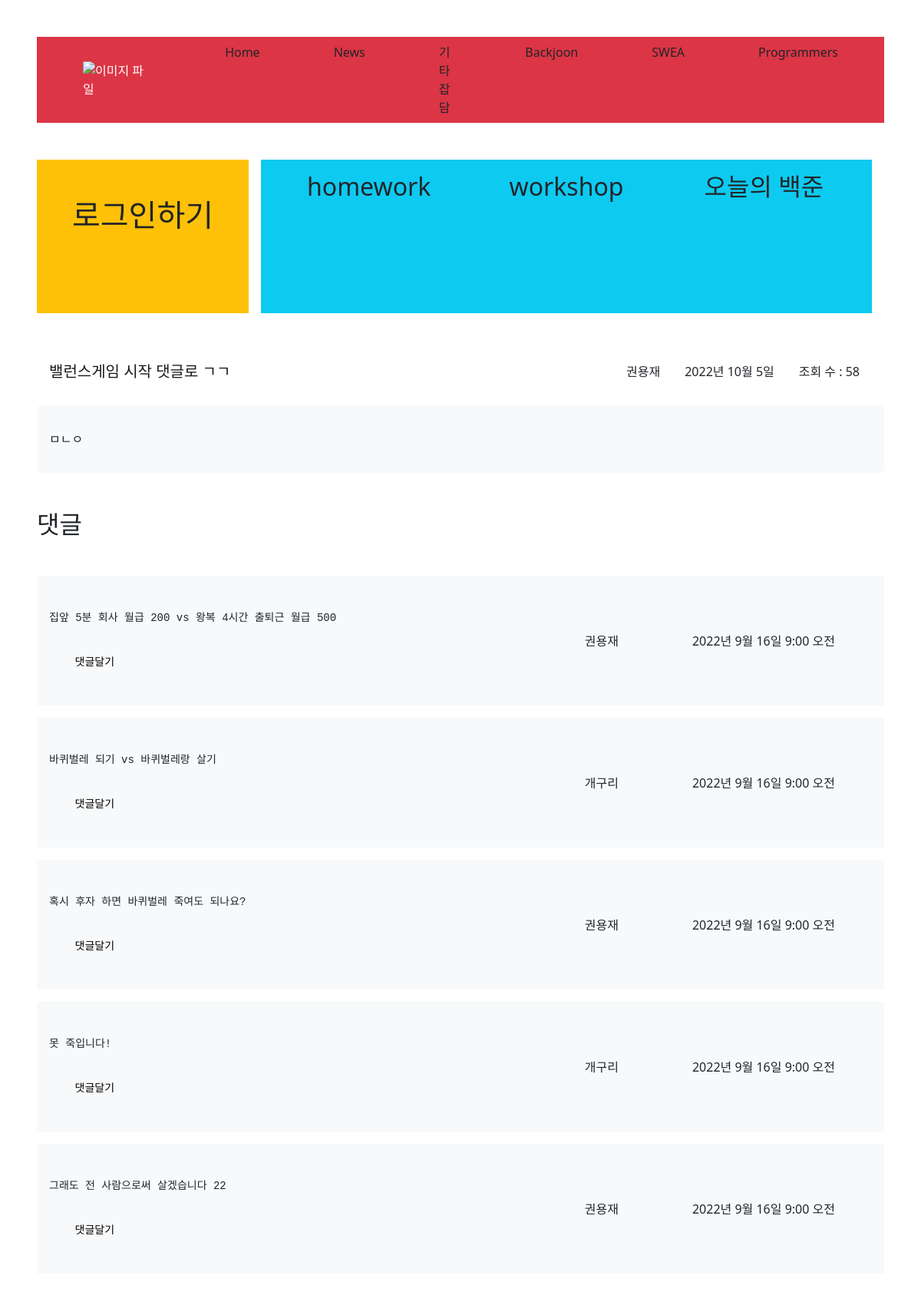
Screenshot of /50/detail/ with the database file from the repository.
### articles/models.py (models this page shows)
class ArticleModel(models.Model):
    variety_1 = (
              ('Backjoon', 'Backjoon'),
              ('SWEA', 'SWEA'),
              ('Programmers', 'Programmers'),
              ('else', 'else'),
    )
    username = models.CharField(max_length=30)
    title = models.CharField(max_length= 30)
    content = models.TextField()
    release_date = models.DateField(auto_now = True)
    update_date = models.DateField(auto_now_add= True)
    variety = models.CharField(max_length=30, choices=variety_1)
    visited = models.IntegerField(default=0)

class CommentModel(models.Model):
    article = models.ForeignKey(ArticleModel, on_delete=models.CASCADE)
    username = models.CharField(max_length=30, default="Please write")
    comment = models.TextField()
    create_at = models.DateTimeField(auto_now_add = True)
    update_at = models.DateField(auto_now = True)

### articles/views.py (the view)
# urls.py: path('<int:id>/detail/', views.detail, name='detail'),
def detail(request, id):
    article = ArticleModel.objects.get(id = id)
    article.visited = article.visited + 1
    article.save() # 방문수를 계산하기 위해서 조회수를 저장해둔다.
    comment_articles = CommentModel.objects.filter(article = article)
    if request.user.is_authenticated and request.method == "POST":
        comment_form = CommentForm(request.POST)
        if comment_form.is_valid():
            comment = comment_form.save(commit=False)
            print(comment)
            comment.article = article
            comment.username = request.user.username
            comment.save()
            return redirect("articles:detail", article.id)
    else:
        comment_form = CommentForm()
    context = {
        "article" : article,
        "comment_form" : comment_form,
        "comment_articles" : comment_articles,
    }
    return render(request, "articles/detail.html", context)

### articles/templates/articles/detail.html (shortened to what this page needs)
{% extends 'base.html' %}
{% load bootstrap5 %}
{% load markdown_deux_tags %}
{% block content %}
<nav id="navbar-example2" class="navbar px-3 mb-3">
    <a class="navbar-brand" href="#">{{article.title}}</a>
    <ul class="nav nav-pills">
      <li class="nav-item">
        <span class="nav-link text-dark">{{article.username}}</span>
      </li>
      <li class="nav-item">
        <span class="nav-link text-dark">{{article.release_date}}</span>
      </li>
      <li class="nav-item">
        <span class="nav-link text-dark">조회 수 : {{article.visited}}</span>
      </li>
    </ul>
</nav>
<div data-bs-spy="scroll" class="scrollspy-example bg-light p-3 rounded-2 my-3" tabindex="0">
  <div>{{article.content|markdown|linebreaks}}</div>
</div>
<h2 class='my-5'>댓글</h2>
{% for comment_article in comment_articles %}
<nav id="navbar-example2" class="navbar bg-light px-3 mb-3">
  <pre>
    {{comment_article.comment|markdown|linebreaks}}
    <a href="{% url 'articles:comment_2' comment_article.id %}" class='text-decoration-none text-black'>댓글달기</a>
  </pre>
  <ul class="nav nav-pills">
    <li class="nav-item mx-5">
      {{comment_article.username}}
    </li>
    <li class="nav-item mx-5">
      {{comment_article.create_at}}
    </li>
  </ul>
</nav>
{% endfor %}
{% endblock content %}

### rows the page displays
ArticleModel: title "밸런스게임 시작 댓글로 ㄱㄱ", username "권용재", release_date "2022년 10월 5일", visited "58", content "ㅁㄴㅇ"
CommentModel: comment "집앞 5분 회사 월급 200 vs 왕복 4시간 출퇴근 월급 500", username "권용재", create_at "2022년 9월 16일 9:00 오전"
CommentModel: comment "바퀴벌레 되기 vs 바퀴벌레랑 살기", username "개구리", create_at "2022년 9월 16일 9:00 오전"
CommentModel: comment "혹시 후자 하면 바퀴벌레 죽여도 되나요?", username "권용재", create_at "2022년 9월 16일 9:00 오전"
CommentModel: comment "못 죽입니다!", username "개구리", create_at "2022년 9월 16일 9:00 오전"
CommentModel: comment "그래도 전 사람으로써 살겠습니다 22", username "권용재", create_at "2022년 9월 16일 9:00 오전"
